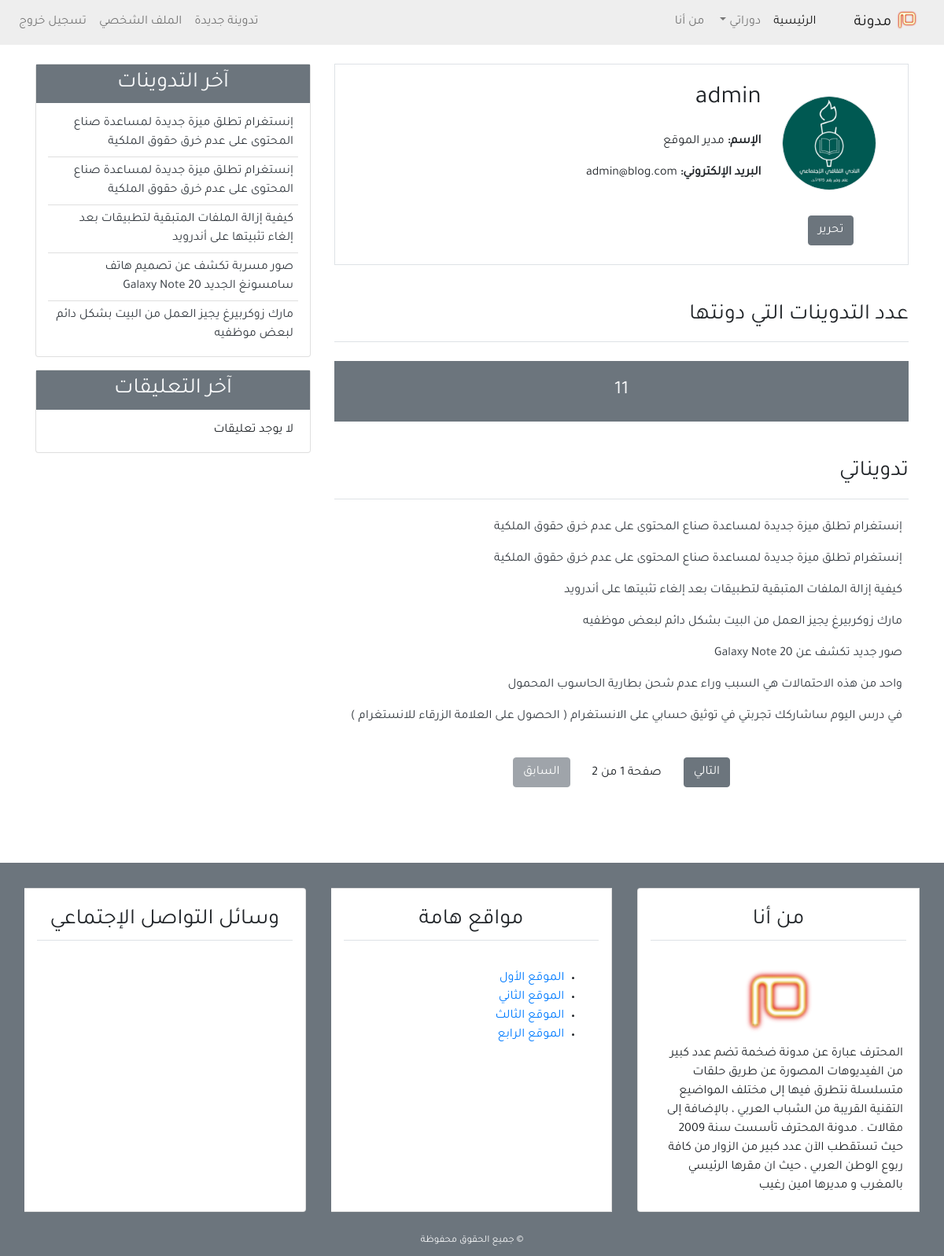
/profile/ (signed in), run on the app's committed database.
### user/models.py (models this page shows, shortened)
class Profile(models.Model):
    image=models.ImageField(default='default.jpg',upload_to='profile_pics')
    user=models.OneToOneField(User,on_delete=models.CASCADE)

### blog/models.py (models this page shows, shortened)
class Post(models.Model):
    title=models.CharField(max_length=100)
    content=models.TextField()
    post_date=models.DateTimeField(default=timezone.now)
    post_update=models.DateTimeField(auto_now_add=True)
    author=models.ForeignKey(User,on_delete=models.CASCADE)
    class Meta:
        ordering=('-post_date',)

### user/views.py (the view)
# urls.py: path('profile/',views.profile,name='profile'),
@login_required(login_url='login')
def profile(request):
    posts=Post.objects.filter(author=request.user)
    post_list=Post.objects.filter(author=request.user)
    paginator=Paginator(post_list,7)
    page=request.GET.get('page')
    try:
        post_list=paginator.page(page)
    except PageNotAnInteger:
        post_list=paginator.page(1)
    except EmptyPage:
        post_list=paginator.page(paginator.num_page)
    return render(request,'user/profile.html',{
        'title':'الملف الشخصي',
        'posts':posts,
        'page':page,
        'post_list':post_list
    })

### blog/templatetags/post_tag.py (called while the page is built)
@register.inclusion_tag('blog/lastest_posts.html')
def latest_posts():
    context={
        'l_posts':Post.objects.all()[0:5]
    }
    return context

@register.inclusion_tag('blog/lastest_comments.html')
def latest_comments():
    context={
        'l_comments':Comment.objects.filter(activate=True)[0:5]
    }
    return context

### user/Templates/user/profile.html (shortened to what this page needs)
{% extends 'blog/base.html'%}
{% block content %}
<div class="border p-4 mb-5">
    <div class="row">
        <div class="col-md-3 text-center">
            <img class="img-fluid rounded-circle border m-3" style="width:120px; height: 120px;"
                 src="{{user.profile.image.url}}"
                 alt="{{user.username}}">
            <div class="mt-3">
                <a class="btn btn-secondary bg-secondary" href="{% url 'profile_update' %}"> تحرير </a>
            </div>
        </div>
        <div class="cpl-md-9">
            <h2 class="mb-4">{{user.username}}</h2>
            <p class="font-weight-bold">الإسم: <span class="font-weight-normal">{{user.first_name}} {{user.last_name}}</span></p>
            <p class="font-weight-bold">البريد الإلكتروني: <span class="font-weight-normal">{{user.email}}</span></p>
        </div>
    </div>
</div>
<div class="row mb-5">
    <div class="col-md">
        <h3 class="border-bottom pb-3 mb-4">عدد التدوينات التي دونتها</h3>
        <h4 class="bg-secondary text-center p-4 text-light">{{posts.count}}</h4>
        <h3 class="border-bottom mb-4 pb-3 mt-5">تدويناتي</h3>
        {% for post in post_list %}
        <ul class="pr-2">
            <a class="text-dark" href="{% url 'detail' post.id %}">{{post.title}}</a>
        </ul>
        {% empty %}
        <h4 class="text-center mb-5">لا يوجد تدوينات</h4>
        {% endfor%}
        {% include 'blog/pagination.html' with page=post_list %}
    </div>
</div>
{% endblock content %}

### blog/Templates/blog/lastest_posts.html
<ul class="list-group-flush lastest-post">
    {% for post in l_posts %}
    <li class ="list-group-item lastest-post-item">
        <a class="text-dark" href="{% url 'detail' post.id %}">{{post.title}}</a>
    </li>
    {% empty %}
    <li class ="list-group-item lastest-comment-item">لا يوجد تدوينات</li>
   {% endfor %}
</ul>

### blog/static/blog/css/main.css (style rules this page uses)
html,body { direction: rtl; text-align: right; }
body { font-family: 'Tajawal', sans-serif; }
.lastest-post, .lastest-comment { padding: 0 15px; }
.lastest-post .lastest-post-item, .lastest-comment .lastest-comment-item { padding: 6px; }
.lastest-post li:first-child, .lastest-comment li:first-child { border-top: 0; }
.lastest-post li:last-child, .lastest-comment li:last-child { border-bottom: 0; padding-bottom: 0; }

### data on the page
Post: title "إنستغرام تطلق ميزة جديدة لمساعدة صناع المحتوى على عدم خرق حقوق الملكية"
Post: title "إنستغرام تطلق ميزة جديدة لمساعدة صناع المحتوى على عدم خرق حقوق الملكية"
Post: title "كيفية إزالة الملفات المتبقية لتطبيقات بعد إلغاء تثبيتها على أندرويد"
Post: title "مارك زوكربيرغ يجيز العمل من البيت بشكل دائم لبعض موظفيه"
Post: title "صور جديد تكشف عن Galaxy Note 20"
Post: title "واحد من هذه الاحتمالات هي السبب وراء عدم شحن بطارية الحاسوب المحمول"
Post: title "في درس اليوم ساشاركك تجربتي في توثيق حسابي على الانستغرام ( الحصول على العلامة الزرقاء للانستغرام )"
Post: title "صور مسربة تكشف عن تصميم هاتف سامسونغ الجديد Galaxy Note 20"

### other printed values
{{ user.username }} "admin"
{{ user.first_name }} "مدير"
{{ user.last_name }} "الموقع"
{{ user.email }} "admin@blog.com"
{{ posts.count }} "11"
{{ page.paginator.num_pages }} "2"
